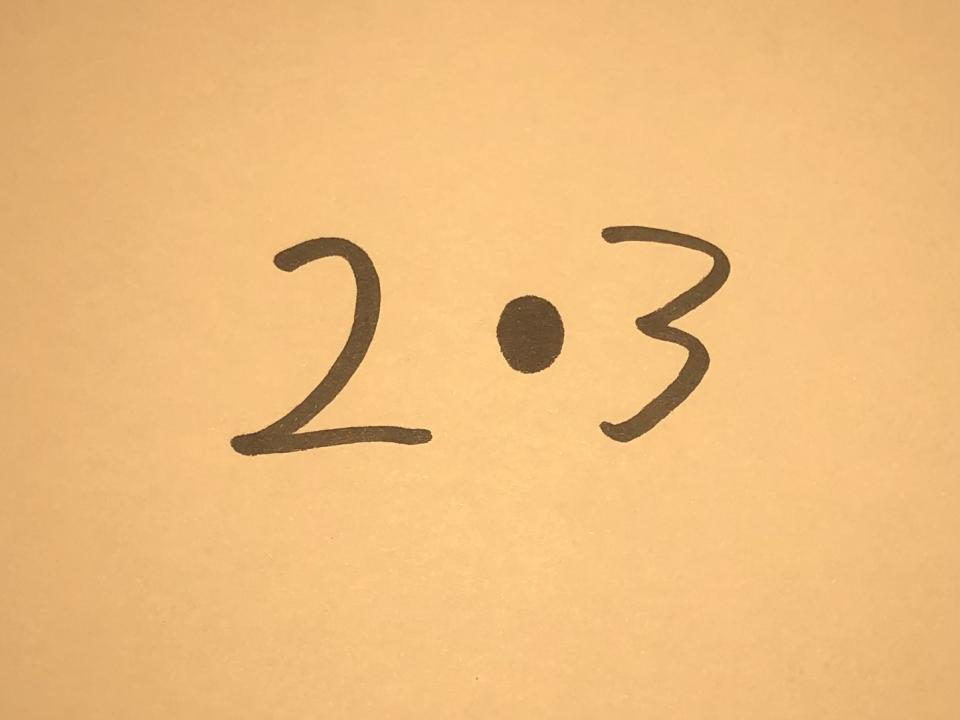
#> input picture testdata/2gange3.png, 960 x 720 px, given in place of the camera
$ python dataCreator.py
#> lines starting #> are read from the running program, lines starting #| are printed output that depends on the picture; after the words box and inside, x2 and y2 are one past the last pixel; in counts of white or black regions, pixels touching at a corner belong together
#> the answer given: testdata/2gange3.png
### imageSegmentation.py

# This Script will seperate an imagefile with any number of symbols
# into a (N,28,28) array where N is the number of symbols with a
# pixel resolution of 28x28.
#
# The Script works with any picture of any size.
#
# There is a minimum pixel limit of 200 for a symbol to not be counted a an error.
# This can simply be changed on line 136.
#
# Written By: Albert Frederik Koch Hansen


import numpy as np
from PIL import Image as im
from PIL import ImageOps

def k_means(data, k, max_iter=100):
    # Initialize the centroids
    centroids = np.array([[0],[255]])
    #centroids = data[np.random.choice(data.shape[0], k, replace=False)] ### old code. maybe still usefull

    for _ in range(max_iter):
        # Compute the distance from each point to each centroid
        distances = np.sqrt(((data[:, np.newaxis] - centroids) ** 2).sum(axis=-1))

        # Assign each point to the closest centroid
        labels = np.argmin(distances, axis=1)

        # Compute the new centroids as the mean of the points assigned to each centroid
        new_centroids = np.array([data[labels == i].mean(axis=0) for i in range(k)])

        # Check if the centroids have changed
        if np.all(centroids == new_centroids):
            break

        centroids = new_centroids

    return centroids, labels


def segmentImageColor(rawData):
    # Getting dimentions of picture
    height,width = rawData.shape

    # Convert image to numpy array and reshaping data to 1D
    data = rawData.reshape(height*width,1)

    # Getting means and labels for the pixels
    centroids, labels = k_means(data,2)

    # changing the values of the dark and light averege
    centroids[np.argmax(centroids)] = 0
    centroids[np.argmax(centroids)] = 255

    # mapping new color values for pixels
    newData = np.zeros((height*width,1))
    for i in range(labels.size):
        newData[i,0] = centroids[labels[i],0]
    newData = newData.reshape(height,width)

    return newData


def segmentImageSymbols(rawData):

    # getting data for color segmented image
    data = segmentImageColor(rawData)

    # If no text is on the frame
    if data[data == 255].size < 500 or data[data == 0].size < 500 or data[data == 255].size > 20000:

        return 'error'

    # Getting possitions for pixels in symbols
    yMap,xMap = np.where(data == 255)
    # Cutting image
    data = data[yMap[np.argmin(yMap)]:yMap[np.argmax(yMap)],xMap[np.argmin(xMap)]:xMap[np.argmax(xMap)]]

    # Storing image dimentions in variables
    height,width = data.shape
    # Reshaping data to 1D
    data = data.reshape(height*width,1)

    # Creating empty 1D map for symbol groups
    groupMap = np.zeros((height*width,1))
    # Defining pixel groups horisontally
    group = 1
    for i in range(data.size):
        if i%width == 0:
            group += 1
        if data[i] != 0:
            if groupMap[i-1] == group-1 and group-1 != 0:
                groupMap[i] = groupMap[i-1]
            else:
                groupMap[i] = group
                group += 1
        else:
            groupMap[i] = 0

    # Reshaping groupmap to 2D matrix
    groupMap = groupMap.reshape(height,width)
    # Combining pixelgroups vertically
    for i in range(groupMap.shape[0]):
        for u in range(groupMap.shape[1]):
            if groupMap[i,u] != 0 and groupMap[i-1,u] != 0 and i != 0:
                groupMap[groupMap == groupMap[i,u]] = groupMap[i-1,u]

    # Renaming groups in correct order
    groups = np.delete(np.unique(groupMap), 0).size
    groupMap[:] *= groups

    group = 1
    for i in range(groupMap.shape[1]):
        for u in range(groupMap.shape[0]):
            if groupMap[u,i] != 0 and groupMap[u,i-1] != 0 and i != 0 and groupMap[u,i] >= group:
                groupMap[groupMap == groupMap[u,i]] = group
                group += 1


    # Removing groups that are too small and renaming them to lowest possible int
    group = 1
    for i in np.unique(groupMap[groupMap != 0]).astype(int):
        if groupMap[groupMap == i].size < 200:
            groupMap[groupMap == i] = 0
        else:
            groupMap[groupMap == i] = group
            group +=1


    # Reshaping image
    yMap,xMap = np.where(groupMap != 0)
    # Cutting image
    groupMap = groupMap[yMap[np.argmin(yMap)]:yMap[np.argmax(yMap)],xMap[np.argmin(xMap)]:xMap[np.argmax(xMap)]]


    # Creating empry 3D array to hold 2D data from symbols
    newData = np.zeros((np.unique(groupMap[groupMap != 0]).size,28,28))

    scale = 24/groupMap.shape[0]
    for i in range(1, np.unique(groupMap).size):
        yMap,xMap = np.where(groupMap == i)
        try:
            # Dummy array that only includes a single group
            dummyArray = groupMap[yMap[np.argmin(yMap)]:yMap[np.argmax(yMap)],xMap[np.argmin(xMap)]:xMap[np.argmax(xMap)]]
            dummyArray[dummyArray != i] = 0
            dummyArray[dummyArray == i] = 255

            # Array tom image, downscale and back to array
            dummyimg = im.fromarray(dummyArray).convert('L')
            dummyimg = dummyimg.resize((int(dummyArray.shape[1]*scale),int(dummyArray.shape[0]*scale)))
            dummyArray = np.asarray(dummyimg)

            # getting margin for symbol
            margin = [int((28-dummyArray.shape[0])/2),int((28-dummyArray.shape[1])/2)]
            end1,end2 = 27,27
            if dummyArray.shape[0]%2 == 0:
                end1 += 1
            if dummyArray.shape[1]%2 == 0:
                end2 += 1

            # Filling data array with symbol data in correct possition according to margin
            newData[i-1,margin[0]:end1-margin[0],margin[1]:end2-margin[1]] = dummyArray

        except:
            pass

    return newData

### dataCreator.py
# For creating new data Using a camera
from PIL import Image
import numpy as np
import cv2
from imageSegmentation import segmentImageSymbols as segmentImage


def getFrame():
    cap = cv2.VideoCapture(0)
    ret, frame = cap.read()
#> frame is the input picture: shape (720, 960, 3); mean B, G, R 125, 187.9, 237.8
    frame = np.asarray(cv2.cvtColor(frame, cv2.COLOR_BGR2GRAY))
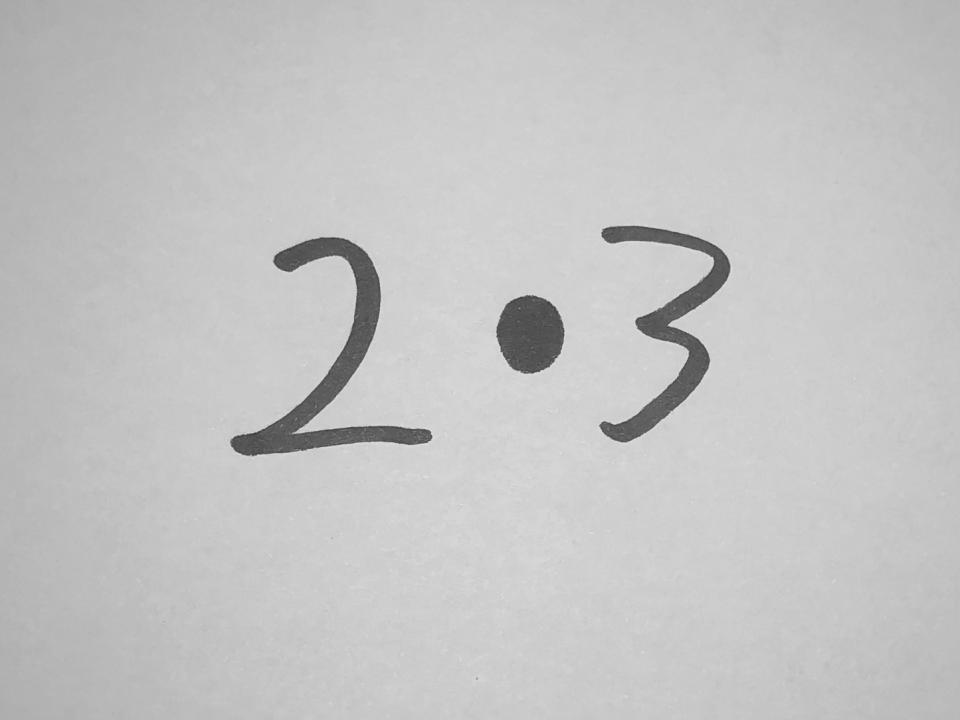
#> frame: shape (720, 960); min 51, max 234, mean 195.7

    return frame


symbols = {
    'Minus': 20,
    'Multiplication': 20
}

for symbol in symbols:
    for i in range(symbols[symbol]):
        input('Enter for next image')
        data = segmentImage(getFrame())
#> in segmentImageColor, `height,width = rawData.shape`: height = 720; width = 960
#> the loop in k_means, `for _ in range(max_iter):` made 3 passes
#> centroids on passes 1 to 2: [89.87, 199], [90.74, 199]
#> in segmentImageColor, `centroids, labels = k_means(data,2)`: centroids = [90.74, 199]
#> in segmentImageColor, `newData = newData.reshape(height,width)`:
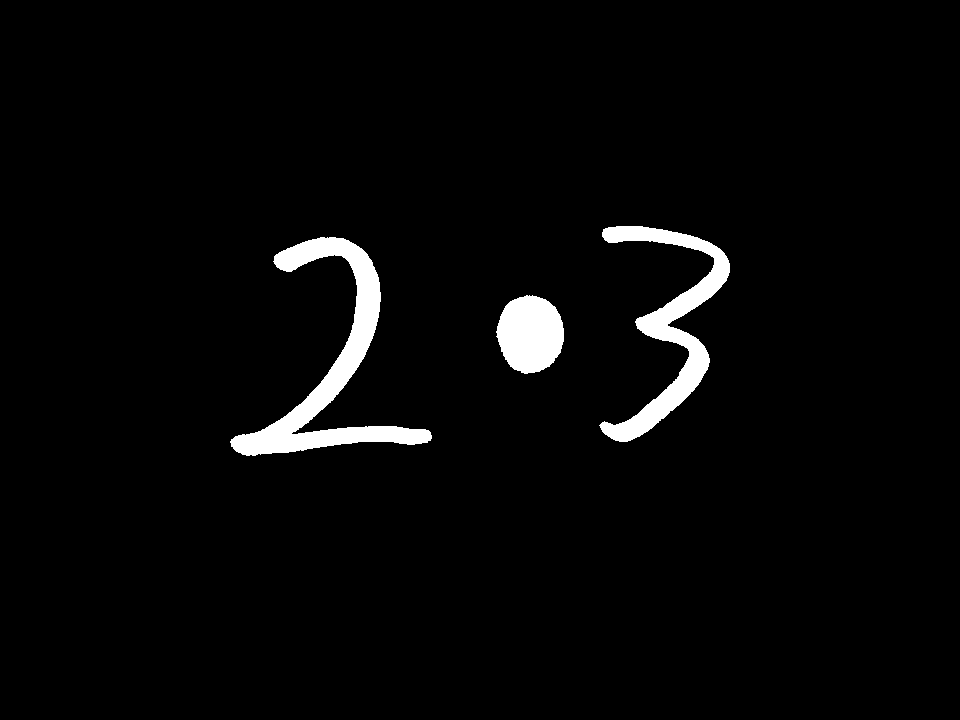
#> newData: shape (720, 960) float64; 3.1% white; 3 white regions, box (x1, y1, x2, y2) and area: (230, 237, 432, 456) 9796, (599, 226, 730, 442) 7211, (496, 295, 564, 374) 4105
#> (the run stopped early here; a loop or call above may not have finished)
